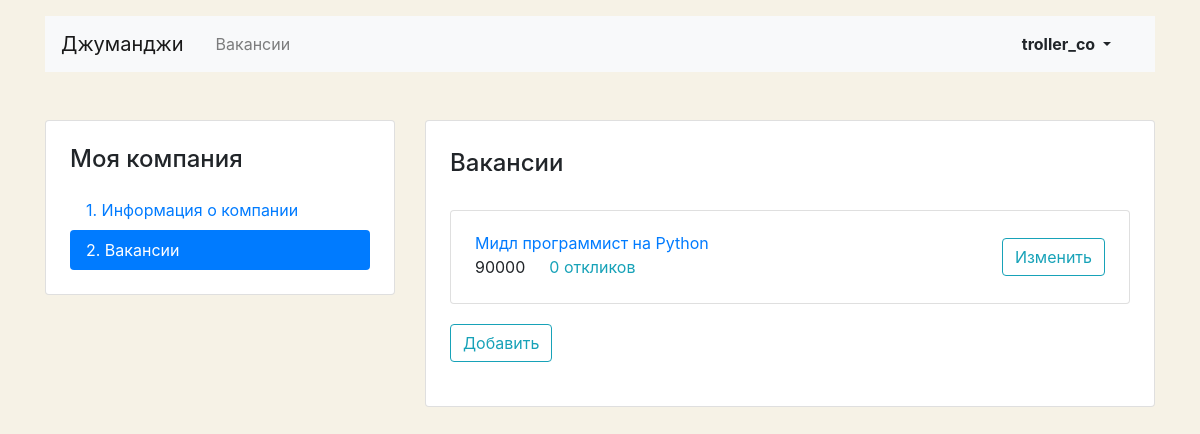
The page /mycompany/vacancies/ (signed in) on the database as committed earlier.
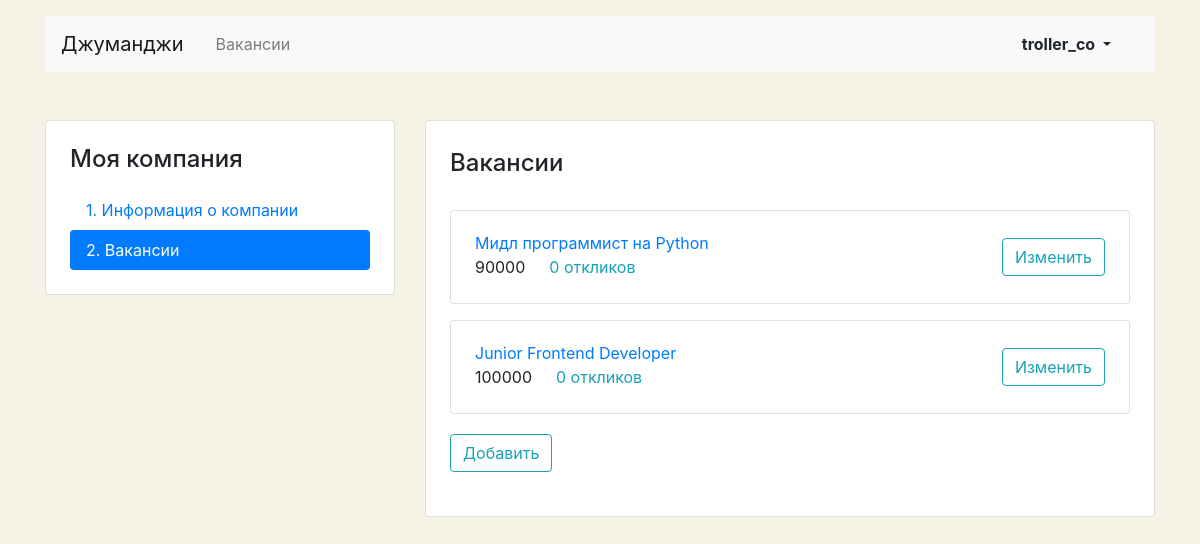
The same page on the database as committed later.
### hiring/models.py (models this page shows, shortened)
class Vacancy(models.Model):
    title = models.CharField(max_length=124)
    specialty = models.ForeignKey(Specialty, related_name='vacancies', on_delete=models.CASCADE)
    company = models.ForeignKey(Company, related_name='vacancies', on_delete=models.CASCADE)
    skills = models.CharField(max_length=200)
    description = models.TextField()
    salary_min = models.IntegerField()
    salary_max = models.IntegerField()
    published_as = models.DateField()

### accounts/views.py (the view)
# urls.py: path('mycompany/vacancies/', MyCompanyVacanciesView.as_view(), name='my_company_vacancies'),
class MyCompanyVacanciesView(LoginRequiredMixin, CompanyAccessMixin, ListView):
    template_name = 'accounts/vacancy-list.html'
    model = Vacancy
    context_object_name = 'vacancies'
    def get_queryset(self):
        self.vacancy = Vacancy.objects.filter(company_id__owner_id=self.request.user.id) \
            .annotate(applications_count=Count('applications'))
        return self.vacancy

### accounts/mixins.py (called while the page is built)
    def dispatch(self, request, *args, **kwargs):
        try:
            Company.objects.get(owner_id=request.user.id)
        except Company.DoesNotExist:
            return redirect('letsstart')
        return super(CompanyAccessMixin, self).dispatch(request, *args, **kwargs)

### accounts/templates/accounts/vacancy-list.html
{% extends 'accounts/base_acc.html' %}
{% block container %}
  <main class="container mt-3 pb-5">
    <div class="row mt-5">
      <div class="col-12 col-lg-4">
        <aside class="pt-3 pb-4 px-4 mb-5 card">
          <h1 class="h4 pt-2 pb-2">Моя компания</h1>
          <div class="nav flex-column nav-pills" id="v-pills-tab" role="tablist" aria-orientation="vertical">
            <a class="nav-link" href="{% url 'my_company' %}">1. Информация о&nbsp;компании</a>
            <a class="nav-link active" href="{% url 'my_company_vacancies' %}">2. Вакансии</a>
          </div>
        </aside>
      </div>
      <div class="col-12 col-lg-8">
        <div class="card">
          <div class="card-body px-4 pb-4">
            <section class="tab-pane fade show active">
              <h2 class="h4 pt-2 pb-3">Вакансии</h2>
              {% for vacancy in vacancies %}
              <div class="card mt-3">
                <div class="card-body px-4">
                  <div class="row align-items-center">
                    <div class="col-6 col-lg-8">
                        <a href="{% url 'vacancy' vacancy.id %}" class="mb-1">{{ vacancy.title }}</a>
                      <p class="mb-1">
                      <span class="mr-4">{{ vacancy.salary_max }}</span><a href="#" class="text-info">{{ vacancy.applications_count }} откликов</a>
                      </p>
                    </div>
                    <div class="col-6 col-lg-4 text-right">
                      <a href="{% url 'my_company_vacancy' vacancy.id %}" class="btn btn-outline-info">Изменить</a>
                    </div>
                  </div>
                </div>
              </div>
              {% endfor %}
              <div class="card-body px-0">
                <a href="{% url 'create_vacancy' %}" class="btn btn-outline-info">Добавить</a>
              </div>
            </section>
          </div>
        </div>
      </div>
    </div>
  </main>
{% endblock %}

Rows that differ between the two databases and show on the page:
added Vacancy: title "Junior Frontend Developer", salary_max "100000", applications_count "0"
